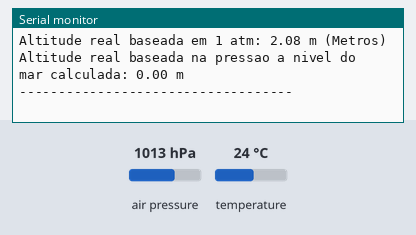
Bench run of a sketch on a simulated Arduino Uno, built with avr-gcc and run on an emulated ATmega328P. On the bench: the last lines printed to the serial monitor. Inputs (shaded band) come from the test bench; at power-on: air pressure 1013 hPa, temperature 24 °C.

Above: at 1.2 s.
1.3 s: air pressure set to 952 hPa
At 2.44 s:
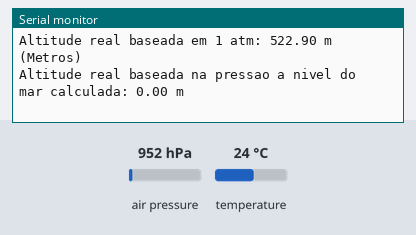
2.8 s: temperature set to 12 °C
At 3.6 s:
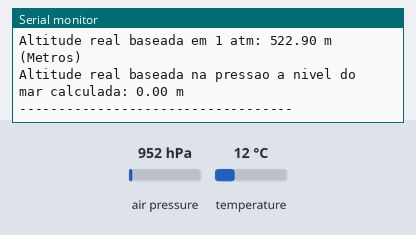
4.3 s: air pressure set to 975 hPa
At 4.53 s:
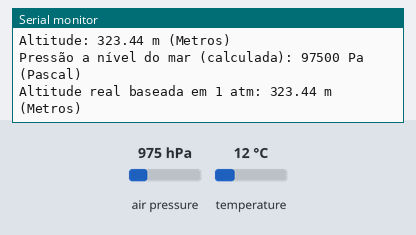
Timing chart, 0 to 7.3 s (numbered marks = the images above; inputs shaded):
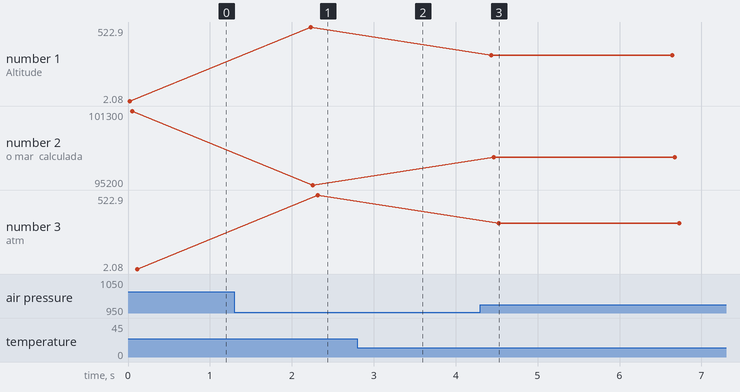

The sketch:

bmp180.ino
```cpp
#include <Wire.h>
#include <Adafruit_BMP085.h>

Adafruit_BMP085 bmp; // objeto da classe Adafruit_BMP085 (I2C)

void setup(){
  Serial.begin(9600); // inicia comunicação serial.
  bmp.begin();
  if (!bmp.begin()){ // verifica se o sensor está ligado corretamente.
  Serial.println("Sensor BMP180 não foi identificado! Verifique as conexões.");
  while(1){} // para tudo caso o sensor não está bem conectado no inicio do programa.
  }
}

void loop(){

    bmpTemperature();

    Serial.print("Altitude: "); //IMPRIME O TEXTO NO MONITOR SERIAL
    Serial.print(bmp.readAltitude()); //IMPRIME NO MONITOR SERIAL A ALTITUDE APROXIMADA
    Serial.println(" m (Metros)"); //IMPRIME O TEXTO NO MONITOR SERIAL

    Serial.print("Pressão a nível do mar (calculada): ");
    Serial.print(bmp.readSealevelPressure());
    Serial.println(" Pa (Pascal)");

    Serial.print("Altitude real baseada em 1 atm: "); //IMPRIME O TEXTO NO MONITOR SERIAL
    Serial.print(bmp.readAltitude(101325)); //IMPRIME NO MONITOR SERIAL A ALTITUDE REAL
    Serial.println(" m (Metros)"); //IMPRIME O TEXTO NO MONITOR SERIAL

    Serial.print("Altitude real baseada na pressao a nivel do mar calculada: ");
    Serial.print(bmp.readAltitude(bmp.readSealevelPressure()));
    Serial.println(" m");

    Serial.println("-----------------------------------"); //IMPRIME UMA LINHA NO MONITOR SERIAL
    delay(2000); // 2 segundos de espera
}

void bmpTemperature(){
  Serial.print("Temperatura: ");
  Serial.print(bmp.readTemperature());
  Serial.println(" *C");
}

void bmpPressure(){
  Serial.print("Pressão: "); //IMPRIME O TEXTO NO MONITOR SERIAL
  Serial.print(bmp.readPressure()); //realiza a leitura e exibe no monitor serial a pressao em pascal.
  Serial.println(" Pa"); //IMPRIME O TEXTO NO MONITOR SERIAL
}

//void
```

Measured:
- after the input at 1.3 s, the serial monitor: prints a new line after 0.93 s (image 1)
- after the input at 4.3 s, the serial monitor: prints a new line after 0.14 s (image 3)
- plotted number 1: 2.08 → 522.9 after the input at 1.3 s, 522.9 → 323.44 after the input at 4.3 s
- plotted number 2: 101300 → 95200 after the input at 1.3 s, 95200 → 97500 after the input at 4.3 s
- plotted number 3: 2.08 → 522.9 after the input at 1.3 s, 522.9 → 323.44 after the input at 4.3 s
